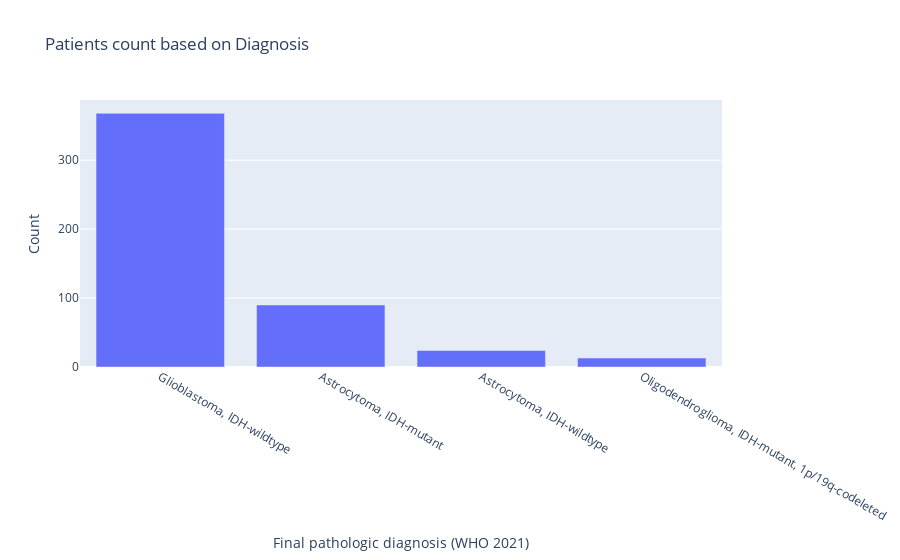

This figure's notebook cell:
### Markdown cell above
According to the WHO 2021 classification, the most common final pathologic diagnosis in the dataset is Glioblastoma with IDH-wildtype. This diagnosis is assigned to 368 patients, making it the most prevalent category.

Other diagnoses in the dataset include Astrocytoma with IDH-mutant, which is observed in 90 patients. Astrocytoma with IDH-wildtype is present in 24 patients. Additionally, Oligodendroglioma with IDH-mutant and 1p/19q-codeleted is identified in 13 patients.

These findings shed light on the distribution of final pathologic diagnoses based on the WHO 2021 classification. The prominence of Glioblastoma with IDH-wildtype suggests its prevalence within the dataset, whereas the lower frequency of other diagnoses demonstrates their comparatively reduced representation.

### Code cell
# Create a bar plot using Plotly
fig = px.bar(x=diagnosis_counts.index, y=diagnosis_counts.values, labels={'x': 'Final pathologic diagnosis (WHO 2021)', 'y': 'Count'}, title='Patients count based on Diagnosis')

# Display the plot
fig.show()

### Figure 1 — Plotly figure (JSON) as saved in the notebook; plotly's stock layout.template omitted (floating-point values rounded to 4 significant figures)
{"data": [{"alignmentgroup": "True", "hovertemplate": "Final pathologic diagnosis (WHO 2021)=%{x}<br>Count=%{y}<extra></extra>", "legendgroup": "", "marker": {"color": "#636efa", "pattern": {"shape": ""}}, "name": "", "offsetgroup": "", "orientation": "v", "showlegend": false, "textposition": "auto", "type": "bar", "x": ["Glioblastoma, IDH-wildtype", "Astrocytoma, IDH-mutant", "Astrocytoma, IDH-wildtype", "Oligodendroglioma, IDH-mutant, 1p/19q-codeleted"], "xaxis": "x", "y": [368, 90, 24, 13], "yaxis": "y"}], "layout": {"barmode": "relative", "legend": {"tracegroupgap": 0}, "title": {"text": "Patients count based on Diagnosis"}, "xaxis": {"anchor": "y", "domain": [0, 1], "title": {"text": "Final pathologic diagnosis (WHO 2021)"}}, "yaxis": {"anchor": "x", "domain": [0, 1], "title": {"text": "Count"}}}}
